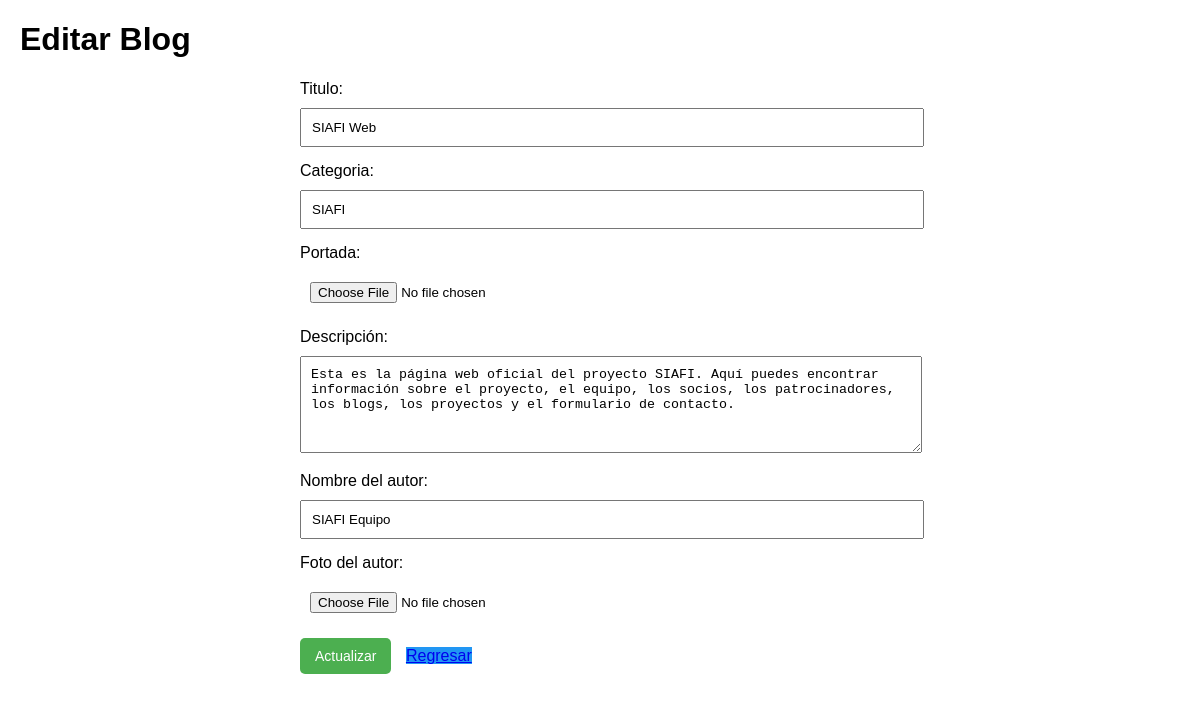
The app's page /admin/edit_blog.php?id=1 (signed in) with its own data.
### tables this page shows
CREATE TABLE blogs (
    id INT AUTO_INCREMENT PRIMARY KEY,
    title VARCHAR(255) NOT NULL,
    category VARCHAR(50) NOT NULL,
    cover_image MEDIUMBLOB,
     
    description TEXT NOT NULL,
    author_name VARCHAR(100) NOT NULL,
    author_photo MEDIUMBLOB,
     
    UNIQUE KEY title_unique (title)  
);

### admin/edit_blog.php (the view, shortened to what this page needs)
<?php
include("db.php");
$blog_id = $_GET['id'];
$stmt = $conn->prepare("SELECT * FROM blogs WHERE id = ?");
$stmt->bind_param("i", $blog_id);
$stmt->execute();
$result = $stmt->get_result();
$blog = $result->fetch_assoc();
?>
<!DOCTYPE html>
<html lang="en">
<head>
</head>
<body>
    <h1>Editar Blog</h1>
    <form action="edit_blog.php?id=<?php echo $blog_id; ?>" method="post" enctype="multipart/form-data">
        <label for="title">Titulo:</label>
        <input type="text" name="title" value="<?php echo $blog['title']; ?>" required>
        <label for="category">Categoria:</label>
        <input type="text" name="category" value="<?php echo $blog['category']; ?>" required>
        <label for="cover_image">Portada:</label>
        <input type="file" name="cover_image" accept="image/*">
        <label for="description">Descripción:</label>
        <textarea name="description" rows="5" required><?php echo $blog['description']; ?></textarea>
        <label for="author_name">Nombre del autor:</label>
        <input type="text" name="author_name" value="<?php echo $blog['author_name']; ?>" required>
        <label for="author_photo">Foto del autor:</label>
        <input type="file" name="author_photo" accept="image/*">
        <button type="submit">Actualizar</button>
        <a href="dashboard.php" id="return-btn" class="button">Regresar</a>
    </form>
</body>
</html>

### admin/edit_blog.php (style rules this page uses)
body { font-family: Arial, sans-serif; margin: 20px; }
form { max-width: 600px; margin: 0 auto; }
label { display: block; margin-bottom: 10px; }
input, textarea { width: 100%; padding: 10px; margin-bottom: 15px; }
button { background-color: #4caf50; color: white; border: none; padding: 10px 15px; text-align: center; text-decoration: none; display: inline-block; font-size: 14px; cursor: pointer; border-radius: 5px; margin-right: 10px; }
#return-btn { background-color: #2196F3; }

### records on screen
blogs: title "SIAFI Web", category "SIAFI", description "Esta es la página web oficial del proyecto SIAFI. Aquí puedes encontrar información sobre el proyecto, el equipo, los socios, los patrocinadores, los blogs, los proyectos y el formulario de contacto.", author_name "SIAFI Equipo"
